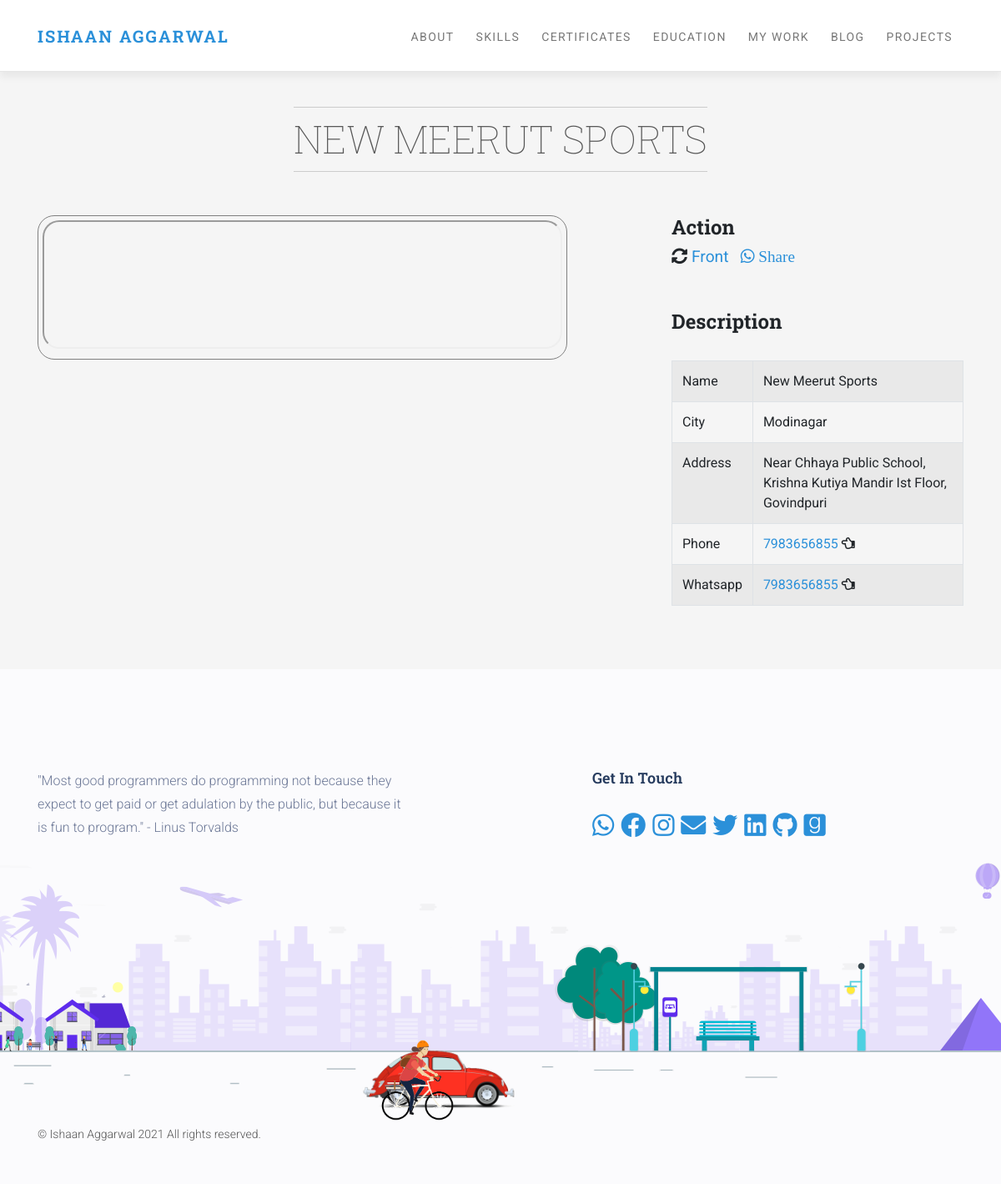
The app's page /private/card-1/ with its own data.
### private/models.py (models this page shows, shortened)
class Vcard(models.Model):
    title = models.CharField(max_length=100)
    city = models.CharField(max_length=30)
    address = models.TextField()
    phone = models.CharField(max_length=15)
    whatsapp = models.CharField(max_length=15, blank=True)
    front = models.CharField(max_length=50)
    back = models.CharField(max_length=50)

### private/views.py (the view)
# urls.py: path("card-<int:pk>/", card, name="card"),
def card(request, pk):
    card = Vcard.objects.get(pk=pk)
    context = {
        'card': card,
    }
    return render(request, 'private/card-details.html', context)

### private/templates/private/card-details.html (shortened to what this page needs)
{% extends "portfolio/base.html" %}
{% load static %}
{% block body %}
<section id="testimonials" class="testimonials-section bg-gray">
    <div class="container">
        <br><br>
        <header class="text-center mb-2">
            <h2 class="title">{{ card.title | title }}</h2>
        </header>
        <div class="row">
            <div class="col-md-7">
                <div class="card-holder">
                    <iframe src="https://drive.google.com/file/d/{{card.front}}/preview" allow="autoplay" id="front"></iframe>
                </div>
                <br><br>
            </div>
            <div class="col-md-1"></div>
            <div class="col-md-4">
                <h4>Action</h4>
                <div id="action">
                    <i class="fas fa-sync-alt"></i>&nbsp;<span class="text-primary" id="front-back">Front</span>&nbsp;&nbsp;
                <a id="whatsapp"
                    href="whatsapp://send?text=View {{ card.title }} details on https://ishaan.pythonanywhere.com/private/card-{{ card.pk }}"
                    data-action="share/whatsapp/share" target="_blank">
                    <i class="fab fa-whatsapp">&nbsp;Share</i>
                </a>
                </div>
                <br><br>
                <h4>Description</h4><br>
                <table class="table table-bordered table-hover table-striped">
                    <tr>
                        <td>Name</td>
                        <td>{{ card.title }}</td>
                    </tr>
                    <tr>
                        <td>City</td>
                        <td>{{ card.city }}</td>
                    </tr>
                    <tr>
                        <td>Address</td>
                        <td>{{ card.address }}</td>
                    </tr>
                    <tr>
                        <td>Phone</td>
                        <td><a href="tel:{{ card.phone }}" style="text-decoration: none;">{{ card.phone }}</a>&nbsp;<i class="far fa-hand-point-left"></i></td>
                    </tr>
                    <tr>
                        <td>Whatsapp</td>
                        <td><a href="https://wa.me/+91{{ card.whatsapp }}" style="text-decoration: none;">{{ card.whatsapp }}</a>&nbsp;<i class="far fa-hand-point-left"></i></td>
                    </tr>
                </table>
            </div>
        </div>
</section>
{% endblock %}

### project/CSS/base.css (style rules this page uses)
body { background: #fbfbfd; }
h1, h2, h3, h4, h5, h6 { color: #4b505e; }

### project/CSS/style.default.css (style rules this page uses)
body { color: #555; }
section { padding: 60px 0; position: relative; }
.title { display: inline-block; font-size: 2.9rem; font-weight: 100; padding: 10px 0; margin-bottom: 44px; text-align: center; border-bottom: solid 1px #ccc; border-top: solid 1px #ccc; text-transform: uppercase; letter-spacing: 0.1em; line-height: 1.2; color: #555; margin-top: 20px; letter-spacing: 0; }
.bg-gray { background: #f5f5f5; }
body { font-family: "Roboto", sans-serif; font-size: 1rem; font-weight: 400; line-height: 1.5; color: #212529; background-color: #fff; }
a { color: #4fbfa8; text-decoration: none; }
h1, h2, h3, h4, h5, h6, .h1, .h2, .h3, .h4, .h5, .h6 { margin-bottom: 0.5rem; font-family: "Roboto Slab", serif; font-weight: 700; line-height: 1.2; color: inherit; }
h2, .h2 { font-size: 2.15rem; }
h4, .h4 { font-size: 1.5rem; }
.text-primary { color: #4fbfa8 !important; }

### project/CSS/style.blue.css (style rules this page uses)
body { color: #555; }
section { padding: 60px 0; position: relative; }
.title { display: inline-block; font-size: 2.9rem; font-weight: 100; padding: 10px 0; margin-bottom: 44px; text-align: center; border-bottom: solid 1px #ccc; border-top: solid 1px #ccc; text-transform: uppercase; letter-spacing: 0.1em; line-height: 1.2; color: #555; margin-top: 20px; letter-spacing: 0; }
.bg-gray { background: #f5f5f5; }
body { font-family: "Roboto", sans-serif; font-size: 1rem; font-weight: 400; line-height: 1.5; color: #212529; background-color: #fff; }
a { color: #2b90d9; text-decoration: none !important; }
h1, h2, h3, h4, h5, h6, .h1, .h2, .h3, .h4, .h5, .h6 { margin-bottom: 0.5rem; font-family: "Roboto Slab", serif; font-weight: 700; line-height: 1.2; color: inherit; }
h2, .h2 { font-size: 2.15rem; }
h4, .h4 { font-size: 1.5rem; }
.text-primary { color: #2b90d9 !important; }

### private/templates/private/card-details.html (style rules this page uses)
#action { font-size: larger; cursor: pointer; width: fit-content; }
.fa-hand-point-left { animation: hand 1s infinite; }
#front { width: -webkit-fill-available; border-radius: 20px; }
.card-holder { position: relative; transition: transform 1s; transform-style: preserve-3d; cursor: pointer; border-radius: 20px; border: 1px solid grey; padding: 5px; transform-origin: center right; }

### records on screen
Vcard: title "NEW MEERUT SPORTS", title "New Meerut Sports", city "Modinagar", address "Near Chhaya Public School, Krishna Kutiya Mandir Ist Floor, Govindpuri", phone "7983656855", whatsapp "7983656855"
